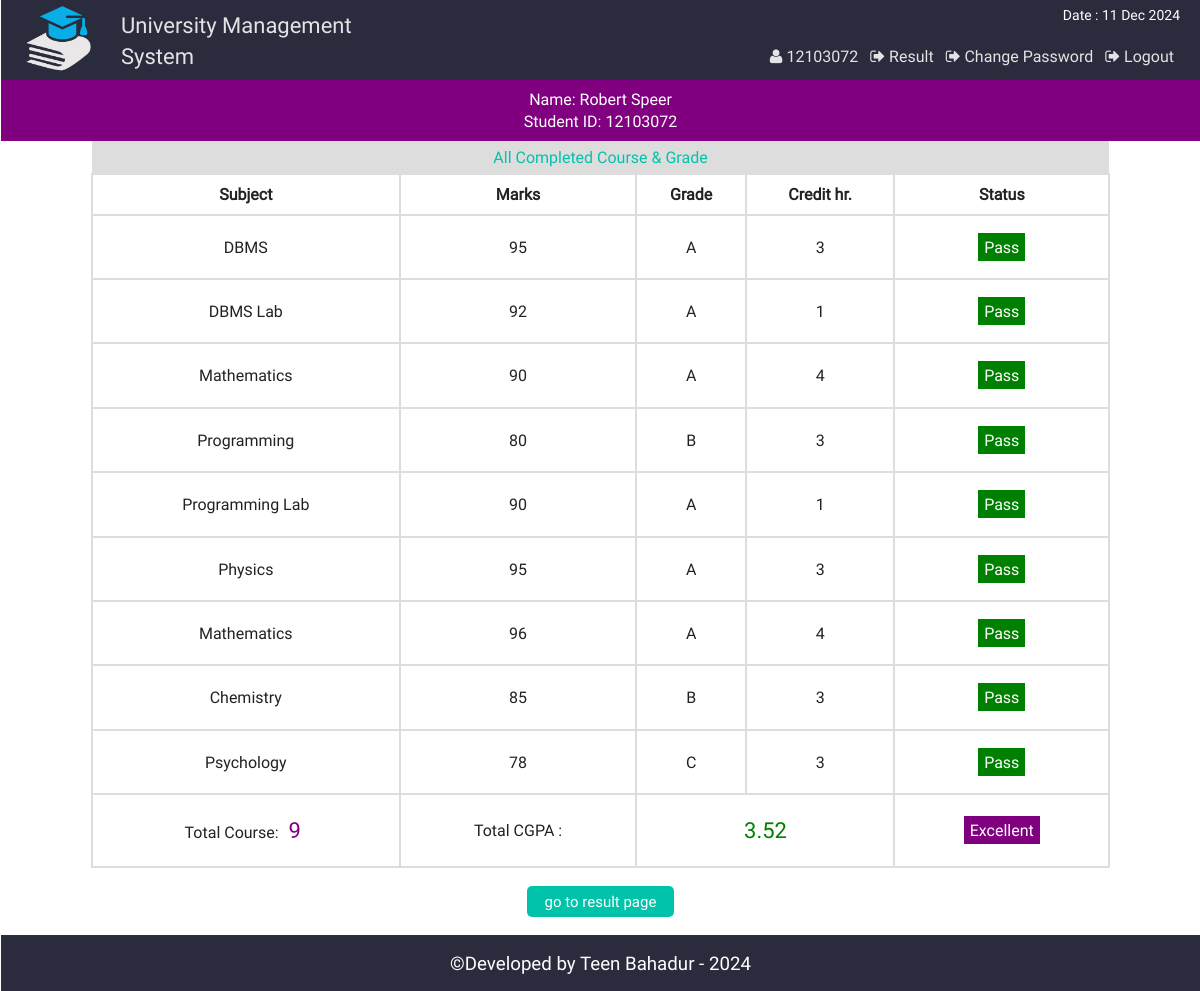
/view_single_cgpa.php?vr=12103072&vn=Robert Speer (signed in), run on the app's committed database.
### tables this page shows
CREATE TABLE `result` (
  `id` int(11) NOT NULL,
  `st_id` int(11) NOT NULL,
  `marks` int(5) NOT NULL,
  `sub` varchar(50) NOT NULL,
  `semester` varchar(20) NOT NULL
);

### php/functions.php (called while the page is built, shortened)
<?php
class login_registration_class{
	public function view_cgpa($stid){
		global $conn;
		$sql = "select * from result where st_id='$stid'";
		$result = $conn->query($sql);
		return $result;
	}
};
?>

### view_single_cgpa.php (the view, shortened to what this page needs)
<?php
	require "php/config.php";
	require_once "php/functions.php";
	$user = new login_registration_class();
	if(isset($_REQUEST['vr'])){
		$stid = $_REQUEST['vr'];
		$name = $_REQUEST['vn'];
	}
?>
<?php
include "php/headertop.php";
?>
<div class="all_student fix">
		<?php
		function credit_hour($x){
			if($x=="DBMS") return 3;
			elseif($x == "DBMS Lab") return 1;
			elseif($x == "Mathematics") return 4;
			elseif($x == "Programming") return 3;
			elseif($x == "Programming Lab") return 1;
			elseif($x == "English") return 4;
			elseif($x == "Physics") return 3;
			elseif($x == "Chemistry") return 3;
			elseif($x == "Psychology") return 3;
		}
		function grade_point($gd){
			if($gd<60) return 0;
			elseif($gd>=60 && $gd<70) return 1;
			elseif($gd>=70 && $gd<80) return 2;
			elseif($gd>=80 && $gd<90) return 3;
			elseif($gd>=90 && $gd<=100) return 4;
		}
		?>
	<div class="fix">
	<p style="text-align:center;color:#fff;background:purple;margin:0;padding:8px;"><?php echo "Name: ".$name."<br>Student ID: " . $stid; ?></p>
	</div>
<div  class="fix">
	<p style='text-align:center;background:#ddd;color:#01C3AA;padding:5px;width:84%;margin:0 auto'>All Completed Course & Grade</p>
</div>
	<?php
			$i=0;
			$ch = 0;
			$gp = 0;
				$get_result = $user->view_cgpa($stid);
				if($get_result && ($get_result->num_rows)>0){
			?>
				<table class="tab_two" style="text-align:center;width:85%;margin:0 auto">
					<th>Subject</th>
					<th>Marks</th>
					<th>Grade</th>
					<th>Credit hr.</th>
					<th>Status</th>
		<?php
				while($rows = $get_result->fetch_assoc()){
				$i++;
				$ch = $ch + credit_hour($rows['sub']);
		?>
			<tr>
				<td><?php echo $rows['sub']; ?></td>
				<td><?php echo $rows['marks']; ?></td>
				<td>
				<?php
					$mark = $rows['marks'];
					if($mark<60){echo "F";}
					elseif($mark>=60 && $mark<70){echo "D";}
					elseif($mark>=70 && $mark<80){echo "C";}
					elseif($mark>=80 && $mark<90){echo "B";}
					elseif($mark>=90 && $mark<=100){echo "A";}
					$gp = $gp + (credit_hour($rows['sub']) * grade_point($rows['marks']));
				?>
				</td>
				<td><?php echo credit_hour($rows['sub']); ?></td>
				<td>
				<?php
					$stat = $rows['marks'];
					if($stat<60){
						echo "<span style='background:red;padding:3px 11px;color:#fff;'>Fail</span>";
					}elseif($stat>=60 && $stat<70){
						echo "<span style='background:yellow'>Retake</span>";
					}else{
						echo "<span style='background:green;padding:3px 6px;color:#fff;'>Pass</span>";
					}
				?>
				</td>
			</tr>
			<?php } ?>
			<tr>
			<td><?php echo "Total Course: <span style='color:#800080;padding:3px 6px;font-size:22px'>".$i."</span>"; ?></td>
				<td colspan="1">Total CGPA : </td>
				<td colspan="2">
				<?php
				$sg = $gp/$ch;
				echo "<span style='color:green;padding:3px 6px;font-size:22px'>" . round($sg,2) . "</span>"; ?>
				</td>
				<td>
					<?php
						if($sg>=3.5){
							echo "<span style='background:purple;padding:3px 6px;color:#fff;'>Excellent";
						}elseif($sg>=3.0 && $sg<3.5){
							echo "<span style='background:green;padding:3px 6px;color:#fff;'>Good";
						}elseif($sg>=2.5 && $sg<3.0){
							echo "<span style='background:gray;padding:3px 6px;color:#fff;'>Average";
						}else{
							echo "<span style='background:red;padding:3px 6px;color:#fff;'>Probation";
						}
					?>
				</td>
			</tr>
		</table>
		<?php
			}
			else{
				echo  "<p style='color:red;text-align:center'>Nothing Found</p>";
				}
		?>
		<div class="back fix">
			<p style="text-align:center"><a href="view_single_result.php?vr=<?php echo $stid?>&vn=<?php echo $name?>"><button class="editbtn">go to result page</button></a></p>
		</div>
</div>
<?php include "php/footerbottom.php";?>

### css/main.css (style rules this page uses)
html { color: #222; font-size: 1em; line-height: 1.4; }
a { text-decoration:none; }
.fix { overflow:hidden; }
body { font-family:roboto !important; background:url(../img/ptrn.png) repeat fixed; }
.st_reg th, td { padding: 8px; }
.editbtn { background-color: #01C3AA; border: none; border-radius:5px; color: white; padding: 5px 18px; text-align: center; text-decoration: none; display: inline-block; font-size: 15px; margin: 2px 1px; cursor: pointer; }
table.tab_two { width:100%; border-collapse:collapse; }
table.tab_two tr { border:1px solid #ddd; border-collapse:collapse; }
table.tab_two td { text-align:center; padding:20px; }
.all_student { min-height:450px; }
table.att_tab tr,td,th { border:2px solid #ddd; border-collapse:collapse; padding:8px; }

### data on the page
result: sub "DBMS", marks "95", shows "A", sub "3", shows "Pass"
result: sub "DBMS Lab", marks "92", shows "A", sub "1", shows "Pass"
result: sub "Mathematics", marks "90", shows "A", sub "4", shows "Pass"
result: sub "Programming", marks "80", shows "B", sub "3", shows "Pass"
result: sub "Programming Lab", marks "90", shows "A", sub "1", shows "Pass"
result: sub "Physics", marks "95", shows "A", sub "3", shows "Pass"
result: sub "Mathematics", marks "96", shows "A", sub "4", shows "Pass"
result: sub "Chemistry", marks "85", shows "B", sub "3", shows "Pass"
result: sub "Psychology", marks "78", shows "C", sub "3", shows "Pass"

### other printed values
$sid "12103072"
$name "Robert Speer"
$stid "12103072"
$i "9"
$sg "3.52"
